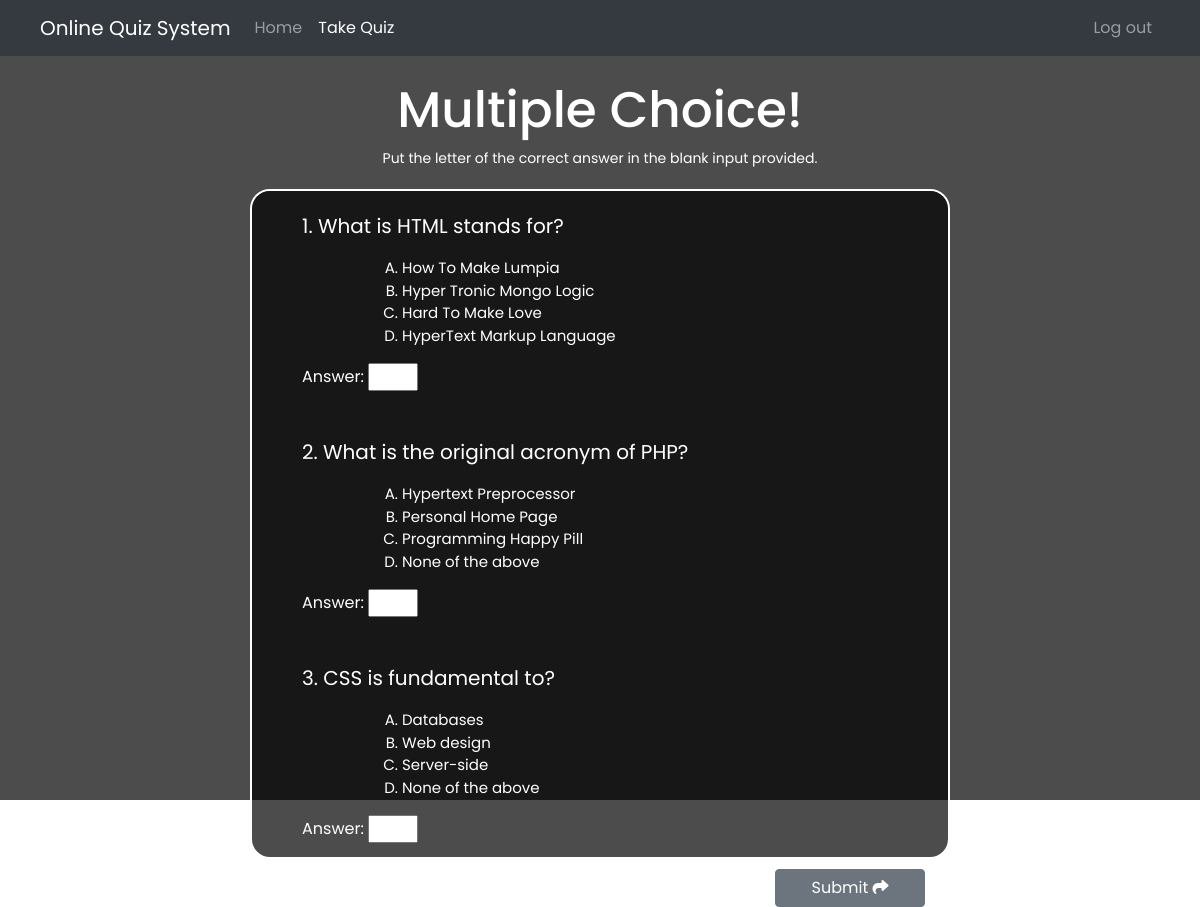
The page /take-quiz.php on the database as committed earlier.
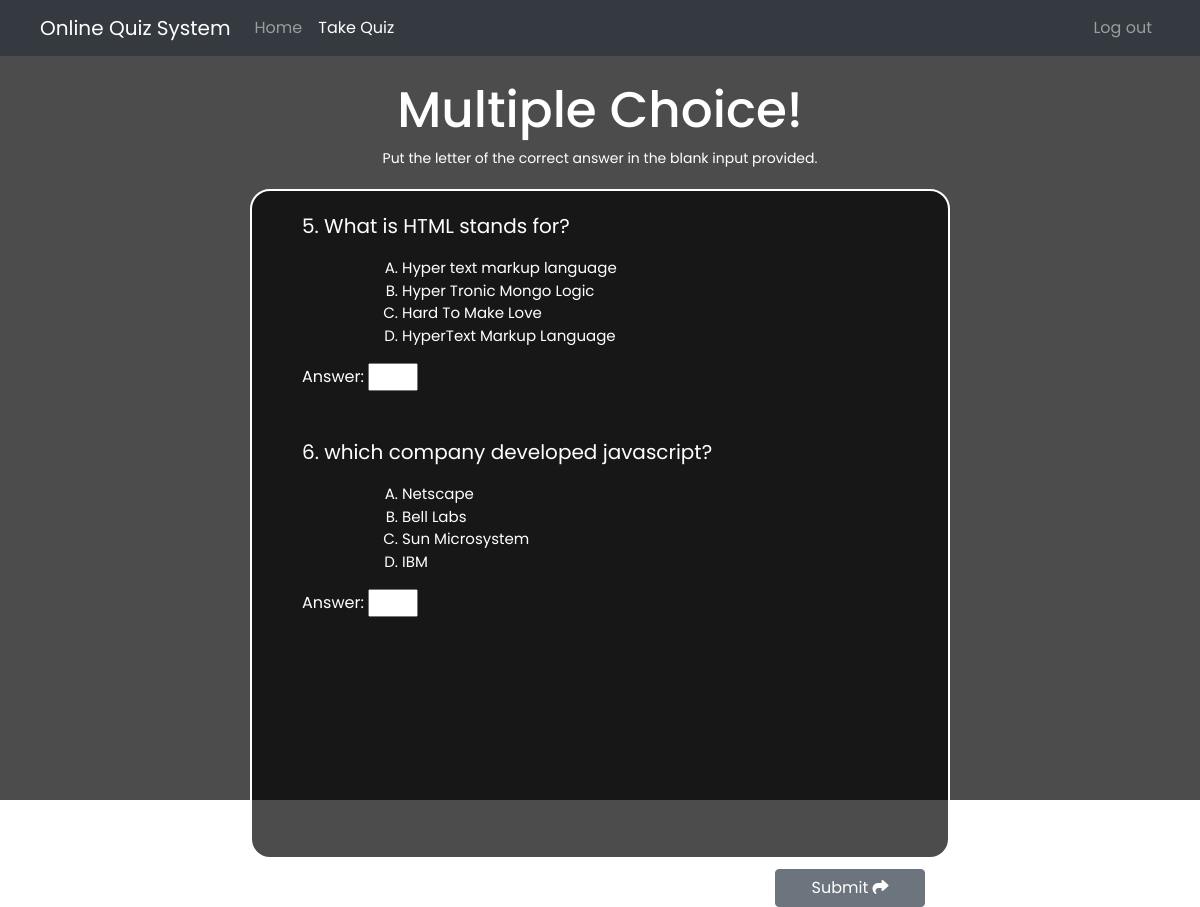
The same page on the database as committed later.
### tables this page shows
CREATE TABLE `tbl_quiz` (
  `tbl_quiz_id` int(11) NOT NULL,
  `quiz_question` text NOT NULL,
  `option_a` text NOT NULL,
  `option_b` text NOT NULL,
  `option_c` text NOT NULL,
  `option_d` text NOT NULL,
  `correct_answer` text NOT NULL
);

### take-quiz.php (the view, shortened to what this page needs)
<?php
include ('./partials/header.php');
include ('./conn/conn.php');
?>
<div class="main">
    <nav class="navbar navbar-expand-lg navbar-dark bg-dark">
        <a class="navbar-brand ml-4" href="#">Online Quiz System</a>
        <div class="collapse navbar-collapse" id="navbarNav">
            <ul class="navbar-nav">
                <li class="nav-item">
                    <a class="nav-link" href="./student.php">Home</a>
                </li>
                <li class="nav-item active">
                    <a class="nav-link" href="./take-quiz.php">Take Quiz</a>
                </li>
            </ul>
        </div>
        <div class="collapse navbar-collapse mr-4" id="navbarSupportedContent">
            <div class="ml-auto">
                <ul class="navbar-nav">
                    <li class="nav-item">
                        <a class="nav-link" href="./index.php">Log out</a>
                    </li>
                </ul>
            </div>
        </div>
    </nav>
    <div class="take-quiz-area">
        <h3 class="mt-4">Multiple Choice!</h3>
        <small>Put the letter of the correct answer in the blank input provided.</small>
        <div class="questions">
            <?php
            $stmt = $conn->prepare('SELECT * FROM `tbl_quiz`');
            $stmt->execute();
            $result = $stmt->fetchAll();
            foreach ($result as $row) {
                $quizID = $row['tbl_quiz_id'];
                $quizQuestion = $row['quiz_question'];
                $optionA = $row['option_a'];
                $optionB = $row['option_b'];
                $optionC = $row['option_c'];
                $optionD = $row['option_d'];
            ?>
            <div class="question">
                <p><?= $quizID ?>. <?= $quizQuestion ?></p>
                <ol class="choices">
                    <li><?= $optionA ?></li>
                    <li><?= $optionB ?></li>
                    <li><?= $optionC ?></li>
                    <li><?= $optionD ?></li>
                </ol>
                <div class="answer-input">
                    <label for="answer">Answer:</label>
                    <input class="col-1" type="text" maxlength="1">
                </div>
            </div>
            <?php
            }
            ?>
        </div>
        <button type="button" class="btn btn-secondary" id="submitAnswer">Submit <i class="fa-sharp fa-solid fa-share"></i></button>
    </div>
    </div>
<?php include ('./partials/footer.php') ?>

Rows that differ between the two databases and show on the page:
removed tbl_quiz: tbl_quiz_id "1", quiz_question "What is HTML stands for?", option_a "How To Make Lumpia", option_b "Hyper Tronic Mongo Logic", option_c "Hard To Make Love", option_d "HyperText Markup Language"
removed tbl_quiz: tbl_quiz_id "2", quiz_question "What is the original acronym of PHP?", option_a "Hypertext Preprocessor", option_b "Personal Home Page", option_c "Programming Happy Pill", option_d "None of the above"
removed tbl_quiz: tbl_quiz_id "3", quiz_question "CSS is fundamental to?", option_a "Databases", option_b "Web design", option_c "Server-side", option_d "None of the above"
added tbl_quiz: tbl_quiz_id "5", quiz_question "What is HTML stands for?", option_a "Hyper text markup language", option_b "Hyper Tronic Mongo Logic", option_c "Hard To Make Love", option_d "HyperText Markup Language"
added tbl_quiz: tbl_quiz_id "6", quiz_question "which company developed javascript?", option_a "Netscape", option_b "Bell Labs", option_c "Sun Microsystem", option_d "IBM"
